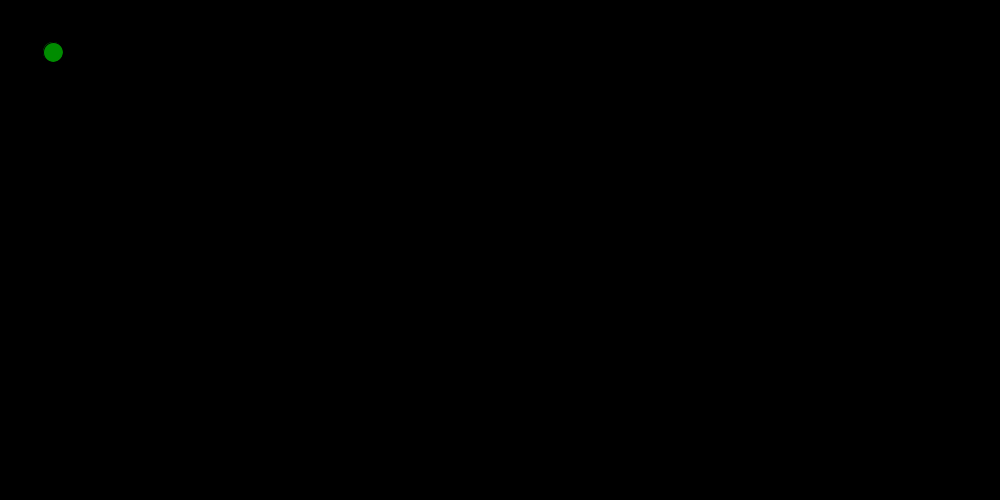
Frame 1 (no input)
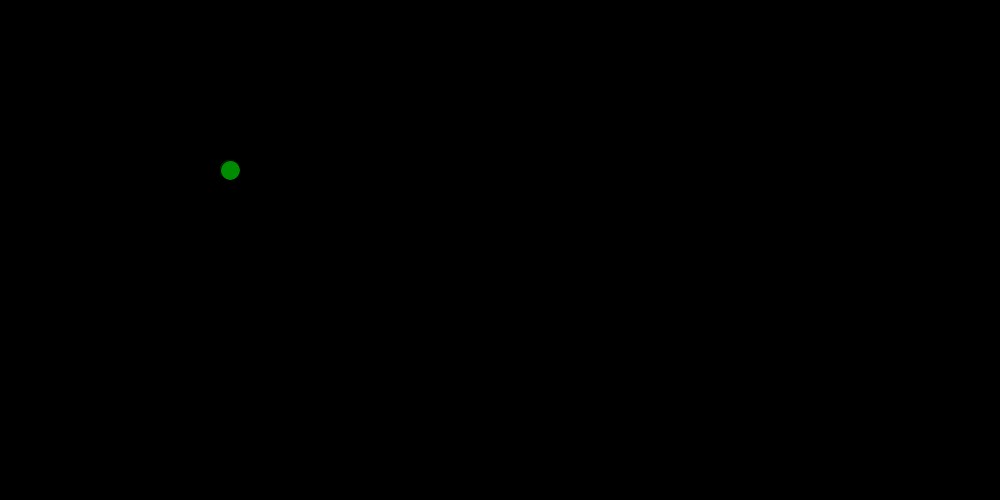
Frame 60 (the mouse pressed at the canvas centre just before this capture)
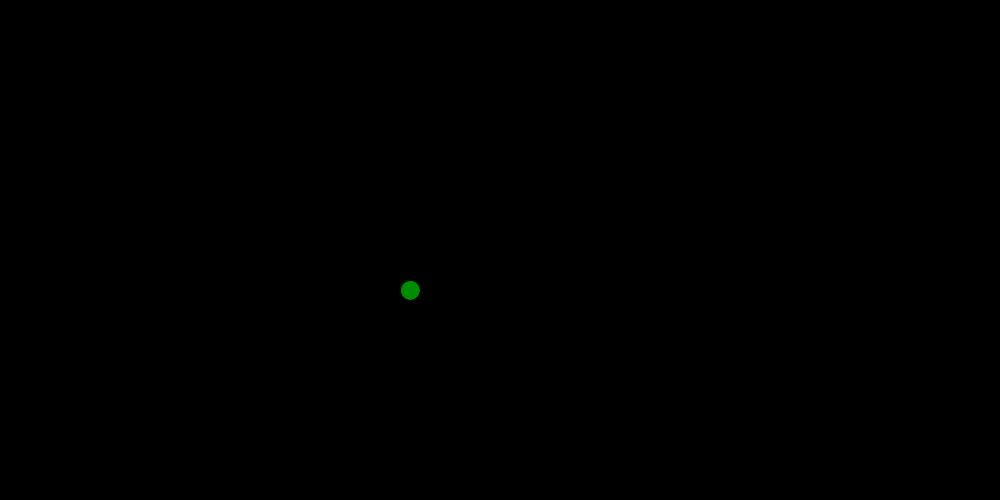
Frame 120 (the mouse held since frame 60 and released just before this capture)

The Processing sketch that drew these frames (run headless with seeded random() and noise(); from frame 60 on, the mouse is pressed at the canvas centre):

// Processing sketch: Half_bingpon
// ── Half_bingpon.pde
int x = 50;
int y = 50;
int grote = 20;
int horSpeed = 3;
int yhorSpees = 2;

void setup(){
  
  size(1000,500);

}


void draw(){
  
  background(0);
  x += horSpeed;
  y += yhorSpees;
  
  
  fill( 0,140,0);
  
  
  ellipse(x,y, grote,grote);
  
  if (x > 1000){
    horSpeed = -3;

}

if (x < grote/2){

    horSpeed = 3;
}

  if (y > 500){
    yhorSpees = -3;

}

if ( y< grote/2){

     yhorSpees = 3;
}


 
}
